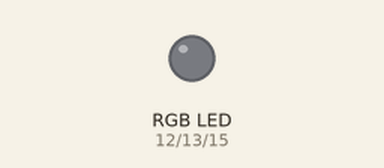
Simulated run of this sketch. Board: ESP8266 (NodeMCU). On the bench: an RGB LED mixed from three pins (HIGH = lit). Dim RGB values are drawn brighter than linear; WiFi joins after 1.5 s; servers stay silent unless stated; no MQTT or app messages arrive unless stated; what the sketch prints to the serial monitor is not drawn.

Above: at 0.0 s.
At 1.6 s:
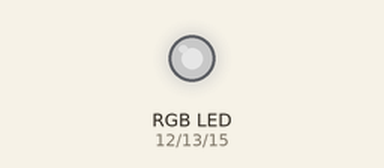
Timing chart, 0 to 3.1 s (numbered marks = the images above):
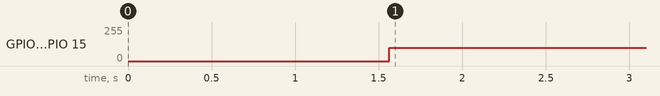

Measured:
- by itself, GPIO 12 (ledRed), GPIO 13 (ledGreen), GPIO 15 (ledBlue): 0/255 → 100/255 at 1.6 s

The sketch:

1-17-1_RGB_Led_mqtt.ino
```cpp
//1-16-1, 1-17  두개의 프로그램을 합쳐서 만듬
#include <stdlib.h>
#include <ESP8266WiFi.h>
#include <PubSubClient.h>

// 아래의 6개설정은 사용자 환경에 맞게 수정하세요.
const char* ssid = "i2r"; // 와이파이 AP, 또는 스마트폰의 핫스판 이름
const char* password = "00000000";  // 와이파이 AP, 또는 스마트폰의 핫스판 이름
const char* mqtt_server = "broker.mqtt-dashboard.com"; //브로커 주소
const char* outTopic = "/kdi/inLight"; // 이름이 중복되지 않게 설정 기록
const char* inTopic = "/kdi/outLight"; // 이름이 중복되지 않게 설정 기록
const char* clientName = "980303Client";  // 다음 이름이 중복되지 않게 꼭 수정 바람 - 생년월일 추천

WiFiClient espClient;
PubSubClient client(espClient);
long lastMsg = 0;
char msg[50];

//int led=4; // D2 GPIO4 핀을 사용
int ledRed=12; // D6 IO12 핀을 사용
int ledGreen=13; // D7 IO13 핀을 사용
int ledBlue=15; // D8 IO15 핀을 사용
int DutyRed=100;
int DutyGreen=100;
int DutyBlue=100;
int timeIn=1000;  // led가 깜박이는 시간을 mqtt 통신에서 전달받아 저장

void setup() {
  pinMode(ledRed, OUTPUT);
  pinMode(ledGreen, OUTPUT);
  pinMode(ledBlue, OUTPUT);
  Serial.begin(115200);
  setup_wifi();
  client.setServer(mqtt_server, 1883);
  client.setCallback(callback);
}

void setup_wifi() {

  delay(10);
  // We start by connecting to a WiFi network
  Serial.println();
  Serial.print("Connecting to ");
  Serial.println(ssid);

  WiFi.begin(ssid, password);

  while (WiFi.status() != WL_CONNECTED) {
    delay(500);
    Serial.print(".");
  }

  Serial.println("");
  Serial.println("WiFi connected");
  Serial.println("IP address: ");
  Serial.println(WiFi.localIP());
}

// 통신에서 문자가 들어오면 이 함수의 payload 배열에 저장된다.
void callback(char* topic, byte* payload, unsigned int length) {
  if(length < 5)
    return;
  Serial.print("Message arrived [");
  Serial.print(topic);
  Serial.print("] ");
  for (int i = 0; i < length; i++) {
    Serial.print((char)payload[i]);
  }
  Serial.println();

  char szHex[2];
  for (int i = 0; i < 2; i++)
    szHex[i] = (char)payload[i];
  DutyRed = (int)strtol(szHex, NULL, 16)*4.01;

  for (int i = 2; i < 4; i++)
    szHex[i-2] = (char)payload[i];
  DutyGreen = (int)strtol(szHex, NULL, 16)*4.01;

  for (int i = 4; i < 6; i++)
    szHex[i-4] = (char)payload[i];
  DutyBlue = (int)strtol(szHex, NULL, 16)*4.01;

  Serial.print("R G B   ");
  Serial.print(DutyRed);
  Serial.print(", ");
  Serial.print(DutyGreen);
  Serial.print(", ");
  Serial.print(DutyBlue);
  Serial.println("");
}

// mqtt 통신에 지속적으로 접속한다.
void reconnect() {
  // Loop until we're reconnected
  while (!client.connected()) {
    Serial.print("Attempting MQTT connection...");
    // Attempt to connect
    if (client.connect(clientName)) {
      Serial.println("connected");
      // Once connected, publish an announcement...
      client.publish(outTopic, "Reconnected");
      // ... and resubscribe
      client.subscribe(inTopic);
    } else {
      Serial.print("failed, rc=");
      Serial.print(client.state());
      Serial.println(" try again in 5 seconds");
      // Wait 5 seconds before retrying
      delay(5000);
    }
  }
}

void loop() {

  if (!client.connected()) {
    reconnect();
  }
  client.loop();

  // 들어온 Duty 값에 따라 led가 색을 낸다.
  analogWrite(ledRed, DutyRed);
  analogWrite(ledGreen, DutyGreen);
  analogWrite(ledBlue, DutyBlue);
}
```
